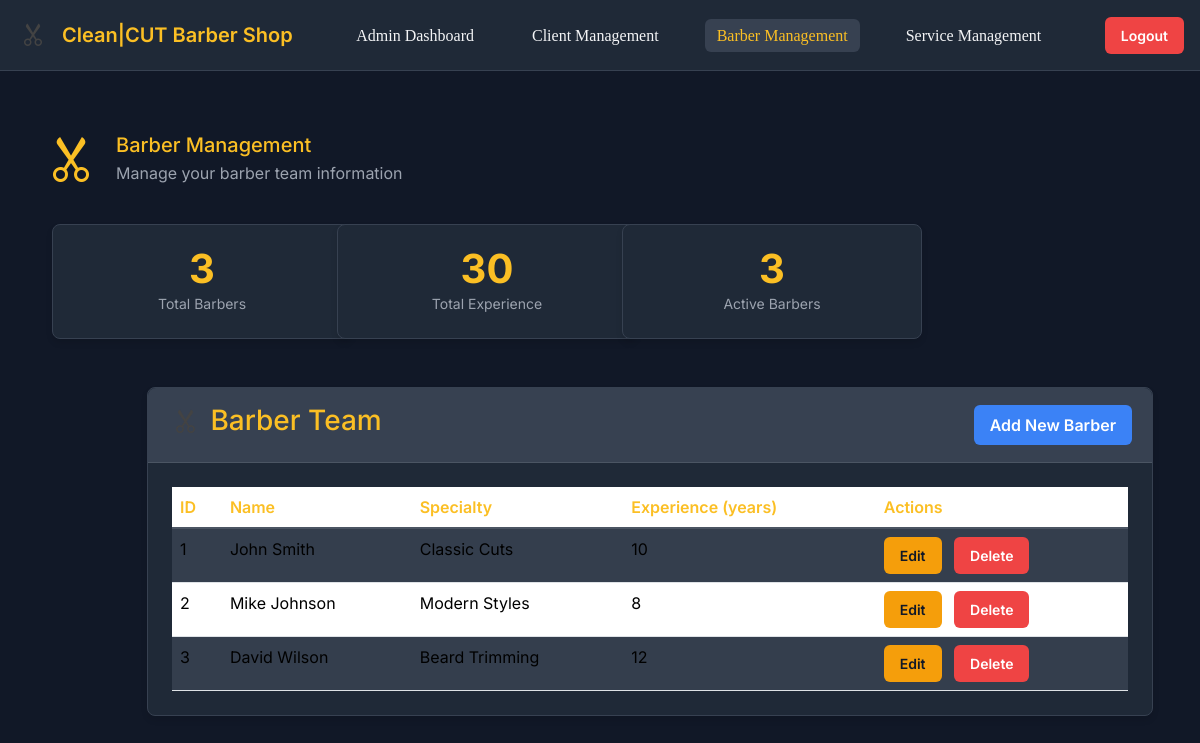
Page /barbers/ (signed in) on the committed database.
### barberapp/models.py (models this page shows, shortened)
class Barber(models.Model):
    name = models.CharField(max_length=100)
    specialty = models.CharField(max_length=100, blank=True, null=True)
    experience = models.IntegerField(help_text="Years of experience", default=0)
    photo = models.ImageField(upload_to='barbers/', blank=True, null=True)

### barberapp/views.py (the view)
# urls.py: path('barbers/', views.barber_list, name='barber_list'),
@login_required
def barber_list(request):
    barbers = Barber.objects.all()
    total_experience = sum(barber.experience for barber in barbers)
    return render(request, 'barbers.html', {
        'barbers': barbers,
        'total_experience': total_experience
    })

### barberapp/templates/barbers.html (shortened to what this page needs)
{% extends 'base.html' %}
{% load static %}
{% block content %}
<div class="top-nav">
    <div class="nav-container">
        <a href="{% url 'home' %}" class="nav-logo">
            <i class="bi bi-scissors"></i>
            Clean|CUT Barber Shop
        </a>
        <ul class="nav-menu">
            <li><a href="{% url 'admin_dashboard' %}">Admin Dashboard</a></li>
            <li><a href="{% url 'dashboard' %}">Client Management</a></li>
            <li><a href="{% url 'barber_list' %}" class="active">Barber Management</a></li>
            <li><a href="{% url 'service_list' %}">Service Management</a></li>
        </ul>
        <div class="nav-user">
            <a href="{% url 'logout' %}" class="btn btn-danger btn-sm">Logout</a>
        </div>
    </div>
</div>
<div class="container mt-5">
    <div class="row">
        <div class="col-12">
            <div class="profile-header">
                <i class="bi bi-scissors profile-icon"></i>
                <div class="profile-details">
                    <h5>Barber Management</h5>
                    <p>Manage your barber team information</p>
                </div>
            </div>
        </div>
    </div>
    <div class="row mb-4">
        <div class="col-md-3">
            <div class="card stats-card">
                <div class="stats-number">{{ barbers|length }}</div>
                <div class="stats-label">Total Barbers</div>
            </div>
        </div>
        <div class="col-md-3">
            <div class="card stats-card">
                <div class="stats-number">{{ total_experience|default:0 }}</div>
                <div class="stats-label">Total Experience</div>
            </div>
        </div>
        <div class="col-md-3">
            <div class="card stats-card">
                <div class="stats-number">{{ barbers|length|default:0 }}</div>
                <div class="stats-label">Active Barbers</div>
            </div>
        </div>
    </div>
    <div class="container">
        <div class="row justify-content-center">
            <div class="col-xl-10 col-lg-12">
                <div class="card mb-4" style="width: calc(100% + 100px); margin: 0 auto;">
                    <div class="card-header d-flex justify-content-between align-items-center">
                        <h3><i class="bi bi-scissors"></i> Barber Team</h3>
                        <a href="{% url 'add_barber' %}" class="btn btn-primary">Add New Barber</a>
                    </div>
                    <div class="section-content">
                        {% if barbers %}
                            <div class="table-responsive">
                                <table class="table table-striped">
                                    <thead>
                                        <tr>
                                            <th>ID</th>
                                            <th>Name</th>
                                            <th>Specialty</th>
                                            <th>Experience (years)</th>
                                            <th>Actions</th>
                                        </tr>
                                    </thead>
                                    <tbody>
                                        {% for barber in barbers %}
                                        <tr>
                                            <td>{{ barber.id }}</td>
                                            <td>{{ barber.name }}</td>
                                            <td>{{ barber.specialty }}</td>
                                            <td>{{ barber.experience }}</td>
                                            <td>
                                                <a href="{% url 'edit_barber' barber.id %}" class="btn btn-sm btn-warning me-2">Edit</a>
                                                <button class="btn btn-sm btn-danger delete-barber" data-barber-id="{{ barber.id }}">Delete</button>
                                            </td>
                                        </tr>
                                        {% endfor %}
                                    </tbody>
                                </table>
                            </div>
                        {% else %}
                            <div class="text-center py-4">
                                <i class="bi bi-scissors" style="font-size: 3rem; color: #9ca3af;"></i>
                                <p class="mt-3">No barbers found.</p>
                            </div>
                        {% endif %}
                    </div>
                </div>
            </div>
        </div>
    </div>
</div>
{% endblock %}

### barberapp/static/style.css (style rules this page uses)
@media screen and (min-width:991px) { body { overflow-x: hidden; } }
@media screen and (min-width:991px) { * { margin: 0; padding: 0; box-sizing: border-box; } }
@media screen and (min-width:991px) { ul { display: flex; justify-content: space-around; } }
@media screen and (min-width:991px) { li a { width: 100vw; color: rgb(238, 238, 238); text-decoration: none; font-family:"Poppins"; } }
@media screen and (min-width:991px) { li { padding: 5px; list-style: none; } }
@media screen and (min-width:991px) { i { color: rgb(67, 67, 67); font-size: 25px; padding: 5px; } }
@media screen and (min-width:991px) { .card { border: none; margin-left: 10px; width: 300px; height: 50px; } }

### barberapp/templates/barbers.html (style rules this page uses)
body { background-color: #111827; color: #f3f4f6; font-family: 'Inter', sans-serif; padding-top: 70px; }
.top-nav { position: fixed; top: 0; left: 0; right: 0; background-color: #1f2937; z-index: 1000; border-bottom: 1px solid #374151; padding: 0.75rem 1rem; }
.nav-container { display: flex; justify-content: space-between; align-items: center; max-width: 1200px; margin: 0 auto; }
.nav-logo { display: flex; align-items: center; gap: 0.75rem; color: #fbbf24; text-decoration: none; font-weight: 600; font-size: 1.25rem; }
.nav-logo i { font-size: 1.5rem; }
.nav-menu { display: flex; gap: 1.5rem; list-style: none; margin: 0; padding: 0; }
.nav-menu a { color: #f3f4f6; text-decoration: none; font-weight: 500; padding: 0.5rem 0.75rem; border-radius: 0.375rem; transition: all 0.3s ease; }
.nav-menu a:hover, .nav-menu a.active { background-color: #374151; color: #fbbf24; }
.nav-user { display: flex; align-items: center; gap: 1rem; }
.card { background-color: #1f2937; border: 1px solid #374151; color: #f3f4f6; border-radius: 0.5rem; box-shadow: 0 4px 6px rgba(0, 0, 0, 0.1); margin-bottom: 1.5rem; }
.card-header { background-color: #374151; border-bottom: 1px solid #4b5563; color: #fbbf24; border-radius: 0.5rem 0.5rem 0 0 !important; padding: 1rem 1.25rem; }
.btn { border-radius: 0.375rem; font-weight: 600; padding: 0.5rem 1rem; }
.btn-primary { background-color: #3b82f6; border: none; }
.btn-warning { background-color: #f59e0b; color: #111827; border: none; }
.btn-danger { background-color: #ef4444; border: none; }
.table { color: #f3f4f6; margin-bottom: 0; }
.table-striped > tbody > tr:nth-of-type(odd) > * { background-color: #374151; }
.table thead th { border-bottom: 2px solid #4b5563; color: #fbbf24; font-weight: 600; }
.section-content { padding: 1.5rem; }
.stats-card { text-align: center; padding: 1.5rem; }
.stats-number { font-size: 2.5rem; font-weight: 700; color: #fbbf24; line-height: 1; }
.stats-label { font-size: 0.875rem; color: #9ca3af; margin-top: 0.25rem; }
.profile-header { display: flex; align-items: center; gap: 1rem; margin-bottom: 1.5rem; }
.profile-icon { font-size: 3rem; color: #fbbf24; }
.profile-details h5 { margin: 0; color: #fbbf24; }
.profile-details p { margin: 0.25rem 0 0; color: #9ca3af; }

### rows in the picture
Barber: id "1", name "John Smith", specialty "Classic Cuts", experience "10"
Barber: id "2", name "Mike Johnson", specialty "Modern Styles", experience "8"
Barber: id "3", name "David Wilson", specialty "Beard Trimming", experience "12"

### other values in the picture
{{ barbers|length }} "3"
{{ total_experience|default:0 }} "30"
{{ barbers|length|default:0 }} "3"
